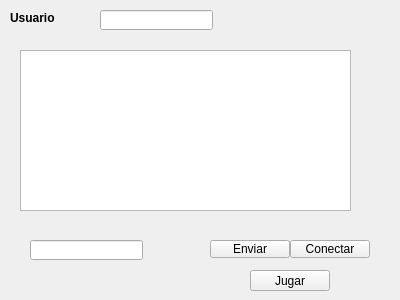
<?xml version="1.0" encoding="UTF-8"?>
<ui version="4.0">
 <class>Widget</class>
 <widget class="QWidget" name="Widget">
  <property name="geometry">
   <rect>
    <x>0</x>
    <y>0</y>
    <width>400</width>
    <height>300</height>
   </rect>
  </property>
  <property name="windowTitle">
   <string>Widget</string>
  </property>
  <widget class="QLineEdit" name="message">
   <property name="geometry">
    <rect>
     <x>30</x>
     <y>240</y>
     <width>113</width>
     <height>20</height>
    </rect>
   </property>
  </widget>
  <widget class="QPushButton" name="bind">
   <property name="geometry">
    <rect>
     <x>290</x>
     <y>240</y>
     <width>80</width>
     <height>18</height>
    </rect>
   </property>
   <property name="text">
    <string>Conectar</string>
   </property>
  </widget>
  <widget class="QPushButton" name="send">
   <property name="geometry">
    <rect>
     <x>210</x>
     <y>240</y>
     <width>80</width>
     <height>18</height>
    </rect>
   </property>
   <property name="text">
    <string>Enviar</string>
   </property>
  </widget>
  <widget class="QLineEdit" name="username">
   <property name="geometry">
    <rect>
     <x>100</x>
     <y>10</y>
     <width>113</width>
     <height>20</height>
    </rect>
   </property>
  </widget>
  <widget class="QLabel" name="label">
   <property name="geometry">
    <rect>
     <x>10</x>
     <y>10</y>
     <width>61</width>
     <height>16</height>
    </rect>
   </property>
   <property name="font">
    <font>
     <bold>true</bold>
    </font>
   </property>
   <property name="text">
    <string>Usuario</string>
   </property>
  </widget>
  <widget class="QPushButton" name="startGame">
   <property name="geometry">
    <rect>
     <x>250</x>
     <y>270</y>
     <width>80</width>
     <height>21</height>
    </rect>
   </property>
   <property name="text">
    <string>Jugar</string>
   </property>
  </widget>
  <widget class="QTextEdit" name="textEdit">
   <property name="geometry">
    <rect>
     <x>20</x>
     <y>50</y>
     <width>331</width>
     <height>161</height>
    </rect>
   </property>
  </widget>
 </widget>
 <resources/>
 <connections/>
</ui>
